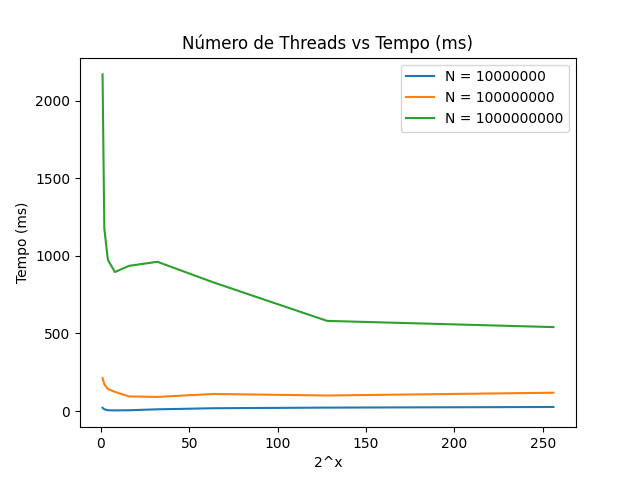

Write Python code to recreate this figure.
import pandas as pd
import matplotlib.pyplot as plt

plt.figure(1)

data10000000 = [
  [1,21],
  [2, 11],
  [4, 5],
  [8,4],
  [16,5],
  [32,11],
  [64,18],
  [128,22],
  [256,26]
]

data100000000 = [
  [1,213],
  [2,172],
  [4,142],
  [8,123],
  [16,94],
  [32,91],
  [64,110],
  [128,100],
  [256,118]
]

data1000000000 = [
  [1,2170],
  [2,1178],
  [4,975],
  [8,896],
  [16,936],
  [32,962],
  [64,828],
  [128,581],
  [256,541]
]

df10000000 = pd.DataFrame(data10000000)
df100000000 = pd.DataFrame(data100000000)
df1000000000 = pd.DataFrame(data1000000000)

plt.plot(df10000000[0], df10000000[1],  label= "N = 10000000")
plt.plot(df100000000[0], df100000000[1],  label= "N = 100000000")
plt.plot(df1000000000[0], df1000000000[1],  label= "N = 1000000000")

plt.title('Número de Threads vs Tempo (ms)')
plt.ylabel('Tempo (ms)')
plt.xlabel('2^x')
plt.legend()
plt.savefig('graph.png')